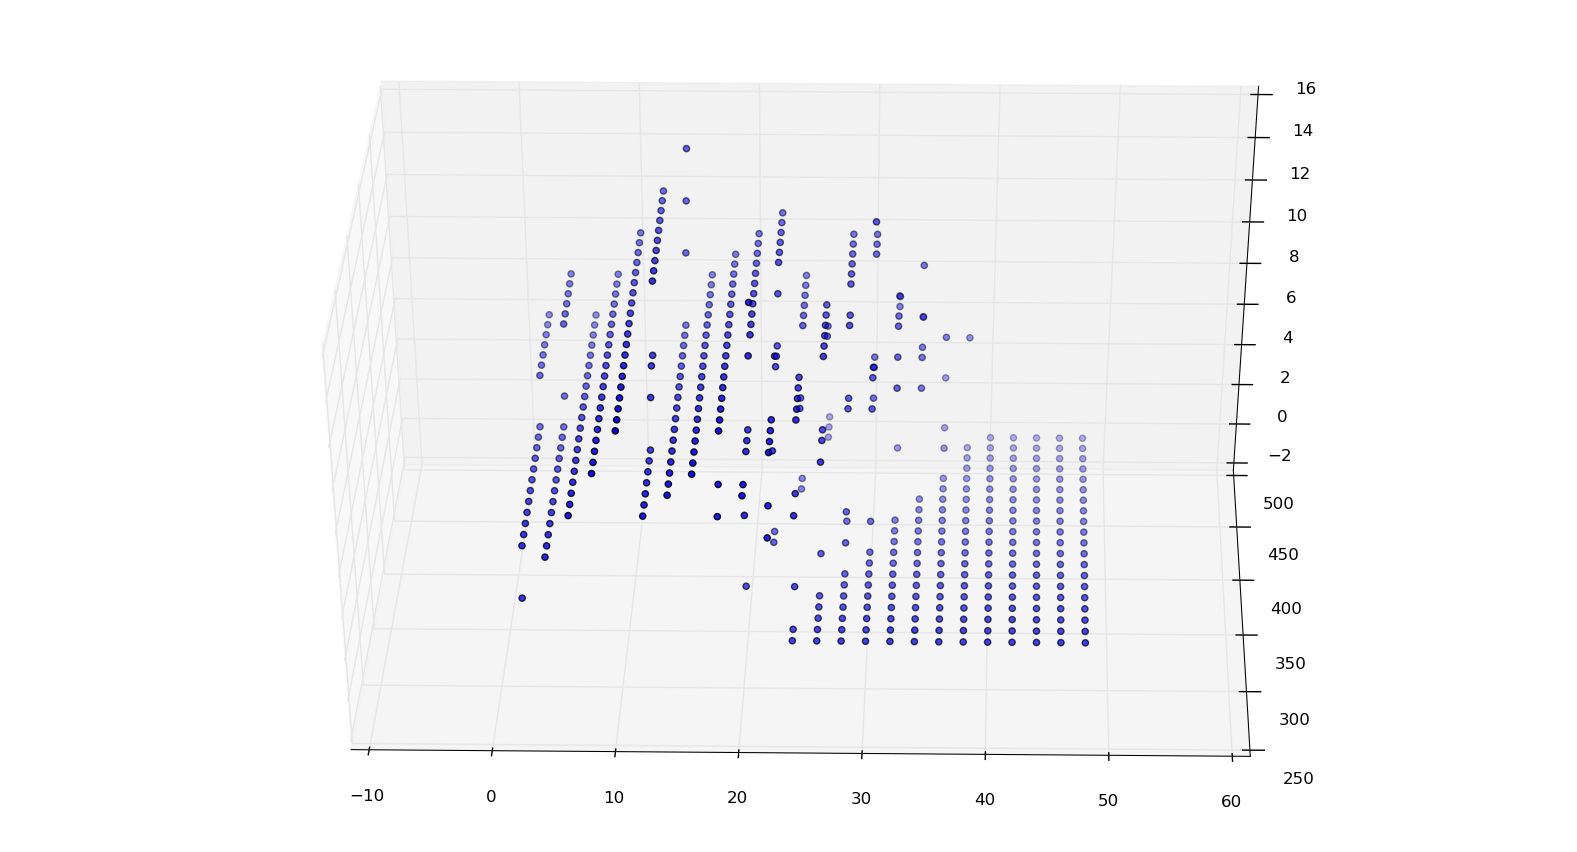

Python code for this plot:
#!/usr/bin/env python

import sys
sys.path.append('/opt/lib/python2.7/site-packages/')

import math
import numpy as np
import pylab
import nest
import nest.raster_plot
import nest.topology as tp
import uuid


def run(total, ratio_e, ratio_i, extent, wt_max, wt_min, delay_min, delay_max, ac_amp, ac_freq):
  pop_e = total*ratio_e
  pop_i = total*ratio_i
  ratio = ratio_e/ratio_i
  rad_e = int(math.sqrt(pop_e))
  rad_i = int(math.sqrt(pop_i))
  u = str(uuid.uuid1())

  # ratio = ratio
  nest.ResetKernel()
  nest.SetKernelStatus({'local_num_threads': 8})

  nest.SetDefaults('iaf_psc_alpha', {
    'tau_m'     : 20.0,
    'V_th'      : 20.0,
    'E_L'       : 10.0,
    't_ref'     : 2.0,
    'V_reset'   : 0.0,
    'C_m'       : 200.0,
    'V_m'       : 0.0
  })

  e = tp.CreateLayer({
    'rows': int(rad_e),
    'columns': int(rad_e),
    'elements': 'iaf_psc_alpha',
    'extent': [extent, extent],
    'edge_wrap': True
  })

  i = tp.CreateLayer({
    'rows': int(rad_i),
    'columns': int(rad_i),
    'elements': 'iaf_psc_alpha',
    'extent': [extent, extent],
    'edge_wrap': True
  })

  # nest.CopyModel('stdp_synapse', 'excitatory', {'Wmax': 10.0})
  nest.CopyModel('static_synapse', 'excitatory')
  nest.CopyModel('static_synapse', 'inhibitory')

  e_i = {
    'connection_type': 'divergent',
    'synapse_model': 'excitatory',
    'weights': {
      # 'uniform': { 'min': 0.0, 'max': wt_max }
      'gaussian': {'p_center': 1., 'sigma': 1.}
    },
    'delays': {
      'uniform': { 'min': delay_min, 'max': delay_max }
    }
  }

  i_e = {
    'connection_type': 'divergent',
    'synapse_model': 'inhibitory',
    'weights': {
      # 'uniform': { 'min': wt_min*ratio, 'max': 0.0 }
      'gaussian': {'p_center': -1.*ratio, 'sigma': 1.}
    },
    'delays': {
      'uniform': { 'min': delay_min, 'max': delay_max }
    }
  }

  nest.CopyModel('ac_generator', 'ac', {'amplitude': ac_amp, 'frequency':  ac_freq})
  nest.CopyModel('dc_generator', 'dc', {'amplitude': ac_amp})

  ac = tp.CreateLayer({
    'rows': 1,
    'columns': 1,
    'elements': 'ac',
    'extent': [extent, extent]
  })

  detector = tp.CreateLayer({
    'rows': 1,
    'columns': 1,
    'elements': 'spike_detector',
    'extent': [extent, extent]
  })

  tp.ConnectLayers(e, i, e_i)
  tp.ConnectLayers(i, e, i_e)
  tp.ConnectLayers(ac, e, {'connection_type': 'divergent'})
  tp.ConnectLayers(ac, i, {'connection_type': 'divergent'})
  tp.ConnectLayers(e, detector, {'connection_type': 'divergent'})
  # tp.ConnectLayers(i, detector, {'connection_type': 'divergent'})


  nest.Simulate(1000)

  n1 = e[0] + 1
  n1id = tuple([x for x in xrange(n1, int(n1+(rad_e*rad_e)))])
  n1c = nest.GetConnections(n1id)
  w1 = nest.GetStatus(n1c, 'weight')
  # pylab.hist(w1, bins=100)

  pylab.figure()
  n2 = i[0] + 1
  n2id = tuple([x for x in xrange(n2, int(n2+(rad_i*rad_i)))])
  n2c = nest.GetConnections(n2id)
  w2 = nest.GetStatus(n2c, 'weight')
  # pylab.hist(w2, bins=100)

  # pylab.figure()
  spike_rows = 1
  spike_id = detector[0]+1
  spike_ids = tuple([x for x in xrange(spike_id, spike_id+(spike_rows*spike_rows))])
  # nest.raster_plot.from_device(spike_ids, hist=True)

  # find how many times it spiked
  sid = nest.GetStatus(spike_ids, 'events')
  # h = pylab.hist(sid[0]['times'], bins=100)
  h = np.histogram(sid[0]['times'], bins=100)
  h = h[0][h[0] > 0.]

  # pylab.show()
  print "Spiked " + str(len(h)) + " times"

  return ({
    'spikes': int(len(h)),
    'total': total,
    'ratio_e': ratio_e,
    'ratio_i': ratio_i,
    'extent': extent,
    'wt_max': wt_max,
    'wt_min': wt_min,
    'delay_min': delay_min,
    'delay_max': delay_max,
    'ac_amp': ac_amp,
    'ac_freq': ac_freq,
  })



total = 1000
ratio_e = 0.8
ratio_i = 0.2
extent = 1.0
wt_max = .1

# keep increasing this to see awesome bifurcation effect, around 0.8-0.9
wt_min = -.1

delay_min = 0.1
delay_max = 0.2
ac_amp = 300.0
ac_freq = 100.0

results = []

for ac_freq in xrange(2, 50, 2):
  for ac_amp in xrange(300, 500, 10):
    r = {}
    try:
      r = run(total, ratio_e, ratio_i, extent, wt_max, wt_min, delay_min, delay_max, float(ac_amp), float(ac_freq))
      results.append(r)
    except Exception as e:
      results.append({
        'spikes': 0,
        'total': total,
        'ratio_e': ratio_e,
        'ratio_i': ratio_i,
        'extent': extent,
        'wt_max': wt_max,
        'wt_min': wt_min,
        'delay_min': delay_min,
        'delay_max': delay_max,
        'ac_amp': ac_amp,
        'ac_freq': ac_freq
      })

    pylab.close('all')
    print "---------------------------------------------------------------"
    print r
    # print "total = " + str(total)
    # print "ratio_e = " + str(ratio_e)
    # print "ratio_i = " + str(ratio_i)
    # print "extent = " + str(extent)
    # print "wt_max = " + str(wt_max)
    # print "wt_min = " + str(wt_min)
    # print "delay_min = " + str(delay_min)
    # print "delay_max = " + str(delay_max)
    # print "ac_amp = " + str(ac_amp)
    # print "ac_freq = " + str(ac_freq)
    print "---------------------------------------------------------------"


amps = [a[ac_amp] for a in results]
freqs = [a[ac_freq] for a in results]
sps = [a[spikes] for a in results]

from mpl_toolkits.mplot3d import Axes3D
ax =  Axes3D(pylab.figure())
ax.scatter(freqs, amps, sps)
pylab.show()
